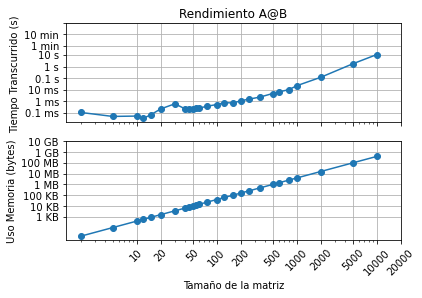

The script that drew this image:
import numpy as np 
from numpy import zeros,float32,half,single,double,longdouble
from time import perf_counter
import matplotlib.pyplot as plt
from scipy import linalg

def matriz_laplaciana(N,dtype = float32):
    A =zeros((N,N),dtype =dtype)
    for i in range(N):
        for j in range(N):
            if i == j:
                A[i,j] = 2
            if i+1 ==j:
                A[i,j] = -1
            if i-1 == j:
                A[i,j] = -1
    return A
    
list1 = [2, 5, 10,12, 15, 20,30, 40, 45, 50, 55,60, 75, 100,125, 160, 200,250, 350, 500,600, 800, 1000,2000, 5000, 10000]
numpy_values =[]
scipy_values = []
name = ("matmul1.txt")
file=open(name,'w')    
memory = []
for N in list1:
    A = matriz_laplaciana(N,double)
    t1 = perf_counter()
    B = linalg.inv(A,overwrite_a=False)
    t2 = perf_counter()
    dt = t2 - t1
    print(f"Para N = {N}, el tiempo transcurrido numpy = {dt} s\n")
    size = 1*(N*N)*16
    memory.append(size)
    file.write(f"{N} {dt}\n")
file.close()
   
x = [10,20,50,100,200,500,1000,2000,5000,10000,20000]
xlab = ["10","20","50","100","200","500","1000","2000","5000","10000","20000"]
y = [0.1e-3,1e-3,1e-2,0.1,1.,10.,60,60*10, 60*100]
ylab = ["0.1 ms","1 ms","10 ms","0.1 s","1 s","10 s","1 min","10 min"] #esta linea define visualmente el 
#escalado en el eje y en mili segundos, segundos y minutos
y2 = [10**3,10**4,10**5,10**6,10**7,10**8,10**9,10**10]
ylab2 = ["1 KB","10 KB","100 KB","1 MB","10 MB","100 MB","1 GB","10 GB","100 GB"]

plt.figure()
#creo el gráfico 1

plt.subplot(2,1,1)
  
times_list = []
name = ("matmul1.txt")
file = open(name,'r')
results_matrix = [[(num) for num in line.split(' ')] for line in file]
for i in range(len(list1)):
    times_yi_values = results_matrix[i][1]
    times_list.append(float(times_yi_values))

file.close()
plt.loglog(list1,times_list,"-o")
    
plt.xticks(x,[],rotation='45')
plt.yticks(y,ylab)
plt.grid() 
plt.ylabel("Tiempo Transcurrido (s) ")
plt.title("Rendimiento A@B")

#creo el grafico 2
plt.subplot(2,1,2)
plt.loglog(list1,memory,"-o")  
plt.xticks(x,xlab,rotation='45')
plt.yticks(y2,ylab2)
plt.grid() 
plt.ylabel("Uso Memoria (bytes)")
plt.xlabel("Tamaño de la matriz")
plt.show()
